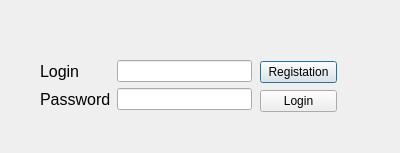
<?xml version="1.0" encoding="UTF-8"?>
<ui version="4.0">
 <class>Registation</class>
 <widget class="QDialog" name="Registation">
  <property name="geometry">
   <rect>
    <x>0</x>
    <y>0</y>
    <width>400</width>
    <height>153</height>
   </rect>
  </property>
  <property name="windowTitle">
   <string>Dialog</string>
  </property>
  <widget class="QWidget" name="">
   <property name="geometry">
    <rect>
     <x>40</x>
     <y>60</y>
     <width>212</width>
     <height>50</height>
    </rect>
   </property>
   <layout class="QHBoxLayout" name="horizontalLayout">
    <item>
     <layout class="QVBoxLayout" name="verticalLayout">
      <item>
       <widget class="QLabel" name="label">
        <property name="font">
         <font>
          <pointsize>12</pointsize>
         </font>
        </property>
        <property name="text">
         <string>Login</string>
        </property>
       </widget>
      </item>
      <item>
       <widget class="QLabel" name="label_2">
        <property name="font">
         <font>
          <pointsize>12</pointsize>
         </font>
        </property>
        <property name="text">
         <string>Password</string>
        </property>
       </widget>
      </item>
     </layout>
    </item>
    <item>
     <layout class="QVBoxLayout" name="verticalLayout_2">
      <item>
       <widget class="QLineEdit" name="lineEdit"/>
      </item>
      <item>
       <widget class="QLineEdit" name="lineEdit_2"/>
      </item>
     </layout>
    </item>
   </layout>
  </widget>
  <widget class="QWidget" name="">
   <property name="geometry">
    <rect>
     <x>260</x>
     <y>60</y>
     <width>77</width>
     <height>54</height>
    </rect>
   </property>
   <layout class="QVBoxLayout" name="verticalLayout_3">
    <item>
     <widget class="QPushButton" name="pushButton_2">
      <property name="text">
       <string>Registation</string>
      </property>
     </widget>
    </item>
    <item>
     <widget class="QPushButton" name="pushButton">
      <property name="text">
       <string>Login</string>
      </property>
     </widget>
    </item>
   </layout>
  </widget>
 </widget>
 <resources/>
 <connections/>
</ui>
